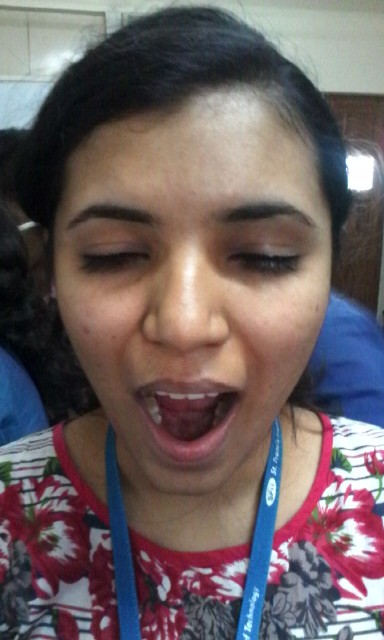
//> input picture opencvTest/images/aloma1.jpg, 384 x 640 px
$ ./HaarCascadeObjectDetector images/aloma1.jpg   (built with g++ and OpenCV 4, the #if around main switched on)
//> lines starting //> are read from the running program, lines starting //| are printed output that depends on the picture; after the words box and inside, x2 and y2 are one past the last pixel; in counts of white or black regions, pixels touching at a corner belong together
### opencvTest/ObjectDetector.h
/*
 * ObjectDetector.h
 *
 *  Created on: 01-Mar-2015
 *      Author: pc
 */

#ifndef OBJECTDETECTOR_H_
#define OBJECTDETECTOR_H_


#include <vector>
#include <opencv2/imgproc/imgproc.hpp>

class ObjectDetector
{
 public:
  virtual int detect(cv::Mat image, std::vector<cv::Rect>& objects, cv::Rect ROI = cv::Rect()) = 0;

};

#endif /* OBJECTDETECTOR_H_ */

### opencvTest/HaarCascadeObjectDetector.h
/*
 * HaarCascadeObjectDetector.h
 *
 *  Created on: 01-Mar-2015
 *      Author: pc
 */

#ifndef HAARCASCADEOBJECTDETECTOR_H_
#define HAARCASCADEOBJECTDETECTOR_H_

#include <vector>
#include <opencv2/imgproc/imgproc.hpp>
#include <opencv2/objdetect/objdetect.hpp>

#include "ObjectDetector.h"

#define DEFAULT_SEARCH_SCALE  1.3
#define DEFAULT_SCALE_FACTOR  1.1
#define DEFAULT_MIN_NEIGHBORS 2
#define DEFAULT_OPTS          CV_HAAR_SCALE_IMAGE
#define DEFAULT_MIN_SIZE      cv::Size(30, 30)

class HaarCascadeObjectDetector : public ObjectDetector
{
 public:
  HaarCascadeObjectDetector(std::string fname,
                            double scale               = DEFAULT_SEARCH_SCALE,
                            double factor              = DEFAULT_SCALE_FACTOR,
                            unsigned int min_neighbors = DEFAULT_MIN_NEIGHBORS,
                            unsigned int opts          = DEFAULT_OPTS,
                            cv::Size min_size          = DEFAULT_MIN_SIZE);

  HaarCascadeObjectDetector(cv::CascadeClassifier cascade,
                            double scale               = DEFAULT_SEARCH_SCALE,
                            double factor              = DEFAULT_SCALE_FACTOR,
                            unsigned int min_neighbors = DEFAULT_MIN_NEIGHBORS,
                            unsigned int opts          = DEFAULT_OPTS,
                            cv::Size min_size          = DEFAULT_MIN_SIZE);

  virtual ~HaarCascadeObjectDetector();

  int detect(cv::Mat image, std::vector<cv::Rect>& objects, cv::Rect ROI = cv::Rect());

  void setImageScale(double scale);
  void setScaleFactor(double factor);
  void setMinNeighbors(unsigned int n);
  void setOptions(unsigned int opts);
  void setMinSize(cv::Size min_size);

 private:
  cv::CascadeClassifier cascade;

  /*OpenCV Cascade search params*/
  double       search_scale;
  double       scale_factor;
  unsigned int min_neighbors;
  unsigned int opts;
  cv::Size     min_size;
};


#endif /* HAARCASCADEOBJECTDETECTOR_H_ */

### opencvTest/HaarCascadeObjectDetector.cpp
/*
 * HaarCascadeObjectDetector.cpp
 *
 *  Created on: 01-Mar-2015
 *      Author: pc
 */

#include <iostream>

#include "HaarCascadeObjectDetector.h"

#include "opencv2/highgui/highgui.hpp"

using namespace std;
using namespace cv;

HaarCascadeObjectDetector::HaarCascadeObjectDetector(string fname, double scale, double factor,
                                                     unsigned int min_neighbors, unsigned int opts,
                                                     Size min_size) : search_scale(scale),
                                                                      scale_factor(factor),
                                                                      min_neighbors(min_neighbors),
                                                                      opts(opts), min_size(min_size)
{
  if(!cascade.load(fname)) {
    /*Should eventually throw an exception*/
    cerr<<"Could not load cascade file: "<<fname<<endl;
    exit(-1);
  }
}

HaarCascadeObjectDetector::HaarCascadeObjectDetector(CascadeClassifier cascade, double scale, double factor,
                                                     unsigned int min_neighbors, unsigned int opts,
                                                     Size min_size) : cascade(cascade),
                                                                      search_scale(scale),
                                                                      scale_factor(factor),
                                                                      min_neighbors(min_neighbors),
                                                                      opts(opts), min_size(min_size)
{
  /*Nothing to do*/
}

HaarCascadeObjectDetector::~HaarCascadeObjectDetector()
{
  /*Nothing to do*/
}

int
HaarCascadeObjectDetector::detect(Mat image, vector<Rect>& objects, Rect ROI)
{
  vector<Rect> rects;
  Mat scaledImage;

  if(ROI != Rect()) {
    image = image(ROI);
  }

  if(this->search_scale != 1.0) {
    /*Generate a scaled image version for searching*/
    scaledImage = Mat(cvRound(image.rows/this->search_scale), cvRound(image.cols/this->search_scale), CV_8UC1 );
    resize(image, scaledImage, scaledImage.size(), 0, 0, INTER_LINEAR);
  }
  else {
    scaledImage = Mat(image); //Create copy of input image
  }

  equalizeHist(scaledImage, scaledImage);

  /*Do the detection*/
  this->cascade.detectMultiScale(scaledImage,
                                 rects,
                                 this->scale_factor,
                                 this->min_neighbors,
                                 this->opts,
                                 this->min_size);

  vector<Rect>::const_iterator it;
  for(it = rects.begin(); it != rects.end();  it++) {
    //Determine original object rectangle
    Rect object_ROI(cvRound(it->x*this->search_scale), cvRound(it->y*this->search_scale), cvRound(it->width*this->search_scale), cvRound(it->height*this->search_scale));

    if(ROI == Rect()) {
      objects.push_back(object_ROI);
    }
    else {
      objects.push_back(Rect(ROI.x + object_ROI.x, ROI.y + object_ROI.y, object_ROI.width, object_ROI.height));
    }
  }

  return rects.size();
}

void
HaarCascadeObjectDetector::setImageScale(double scale)
{
  this->search_scale = scale;
}

void
HaarCascadeObjectDetector::setScaleFactor(double factor)
{
  this->scale_factor = factor;
}

void
HaarCascadeObjectDetector::setMinNeighbors(unsigned int n)
{
  this->min_neighbors = n;
}

void
HaarCascadeObjectDetector::setOptions(unsigned int opts)
{
  this->opts = opts;
}

void
HaarCascadeObjectDetector::setMinSize(cv::Size min_size)
{
  this->min_size = min_size;
}

#ifdef __TEST__
int
main(int argc, char *argv[])
{
  double t = 0.0;
  Mat img, gray;
  string fname;
  vector<Rect> faces;

  if(argc == 1) {
    fname = "lena.jpg";
  }
  else {
    fname = argv[1];
  }

  img = imread(fname, 1);
//> img is the input picture: 640 rows x 384 cols, CV_8UC3; mean B, G, R 97.6, 96.4, 109.2
  if(img.empty()) {
    cout<<"Error reading input file!"<<endl;
  }

  cvtColor(img, gray, CV_BGR2GRAY);
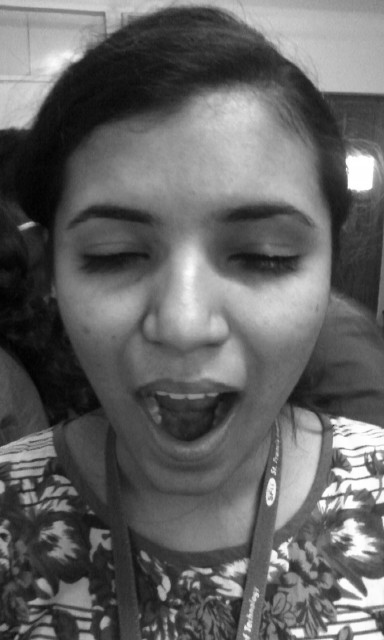
//> gray: 640 rows x 384 cols, CV_8UC1; min 2, max 255, mean 100.4
  cvNamedWindow("result", 1);

  ObjectDetector *detector = new HaarCascadeObjectDetector("haarcascade_frontalface_alt.xml");

  t = (double)cvGetTickCount();
  cout<<"found "<< detector->detect(gray, faces) <<" faces."<<endl;
//> in detect, `equalizeHist(scaledImage, scaledImage);`:
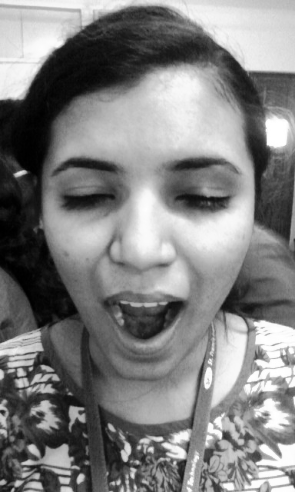
//> scaledImage: 492 rows x 295 cols, CV_8UC1; min 0, max 255, mean 128.2
//> in detect, `this->cascade.detectMultiScale(scaledImage, rects, this->scale_factor,..`: rects = 1 Rect (x, y, width, height): [20, 95, 248, 248]
//> the loop in detect, `for(it = rects.begin(); it != rects.end();  it++)` made 1 pass
//> object_ROI on pass 1: Rect(26, 124, 322, 322)
//| found 1 faces.
//> faces = 1 Rect (x, y, width, height): [26, 124, 322, 322]
  t = (double)cvGetTickCount() - t;
  cout<<"execution time = "<<(t/((double)cvGetTickFrequency()*1000.0))<<" ms"<<endl;

  vector<Rect>::const_iterator it;

  for(it = faces.begin(); it != faces.end(); it++) {
    rectangle(img, Point(it->x, it->y), Point(it->x+it->width, it->y+it->height), CV_RGB(255, 0 , 0));
  }
//> this loop made 1 pass
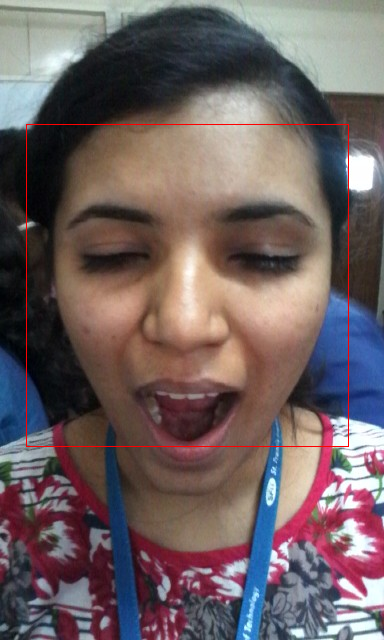
//> img: 640 rows x 384 cols, CV_8UC3; 0.52% of pixels changed, all inside (x1, y1, x2, y2) = (26, 124, 349, 447)

  imshow("result", img);
  waitKey(0);

  cvDestroyWindow("result");
  delete detector;
  return 0;
}

#endif /*__TEST__*/

$ run again, on opencvTest/images/gemmy_c.jpg
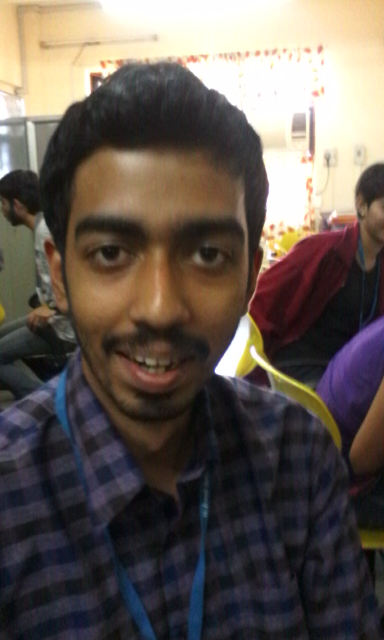
//> input picture opencvTest/images/gemmy_c.jpg, 768 x 1280 px (shown at 1/2 size)
//> img is the input picture: 1280 rows x 768 cols, CV_8UC3; mean B, G, R 82.4, 89.4, 99.2
//> in detect, `equalizeHist(scaledImage, scaledImage);`:
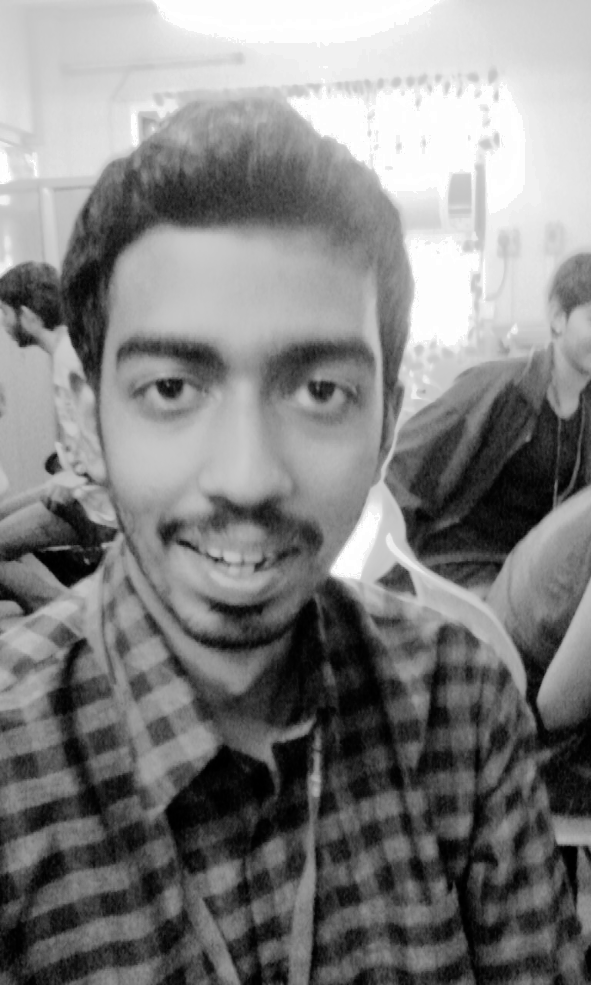
//> scaledImage: 985 rows x 591 cols, CV_8UC1; min 0, max 255, mean 128.8
//> rects = 1 Rect (x, y, width, height): [59, 233, 378, 378]
//> the loop in detect, `for(it = rects.begin(); it != rects.end();  it++)` made 1 pass
//> object_ROI on pass 1: Rect(77, 303, 491, 491)
//| found 1 faces.
//> faces = 1 Rect (x, y, width, height): [77, 303, 491, 491]
//> the loop `for(it = faces.begin(); it != faces.end(); it++)` made 1 pass
//> after the loop `for(it = faces.begin(); it != faces.end(); it++)`:
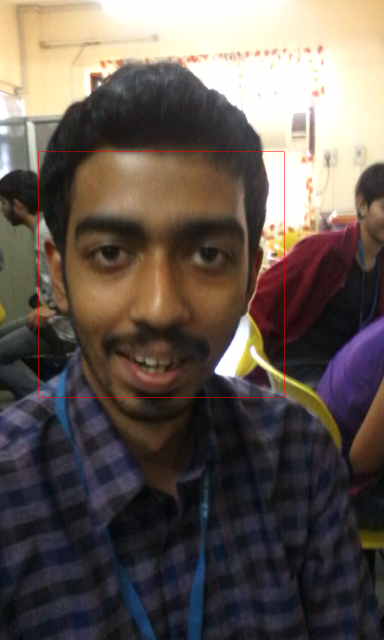
//> img: 1280 rows x 768 cols, CV_8UC3 (shown at 1/2 size); 0.2% of pixels changed, all inside (x1, y1, x2, y2) = (77, 303, 569, 795)

$ run again, on opencvTest/images/gemmy_o.jpg
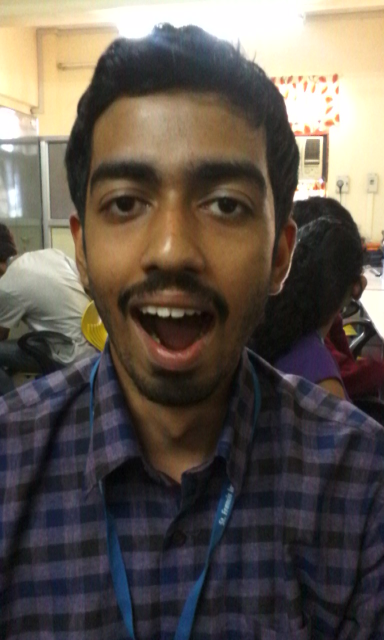
//> input picture opencvTest/images/gemmy_o.jpg, 768 x 1280 px (shown at 1/2 size)
//> img is the input picture: 1280 rows x 768 cols, CV_8UC3; mean B, G, R 79.6, 87.6, 96.2
//> in detect, `equalizeHist(scaledImage, scaledImage);`:
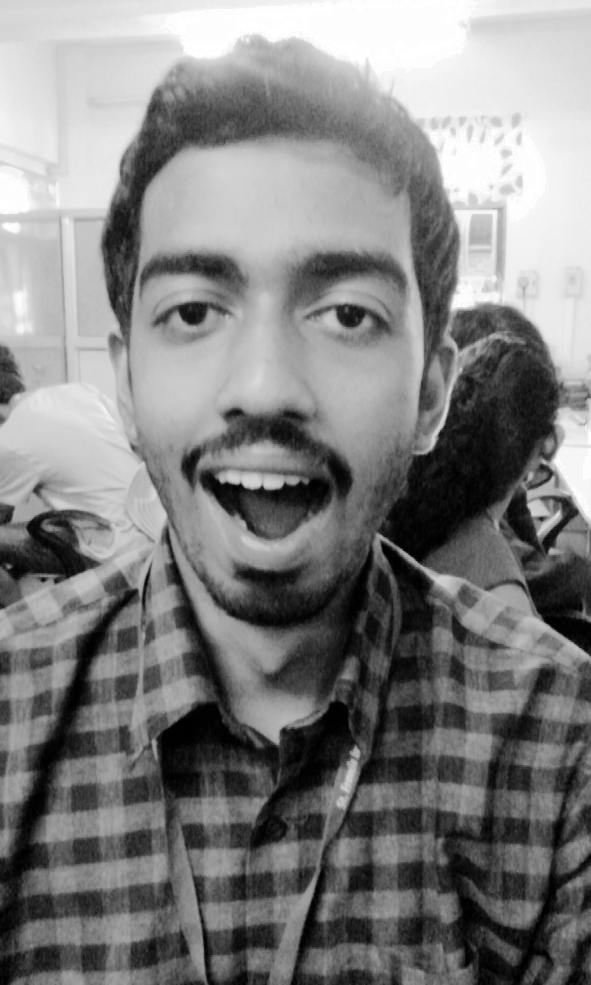
//> scaledImage: 985 rows x 591 cols, CV_8UC1; min 0, max 255, mean 128.6
//> rects = 1 Rect (x, y, width, height): [67, 146, 403, 403]
//> the loop in detect, `for(it = rects.begin(); it != rects.end();  it++)` made 1 pass
//> object_ROI on pass 1: Rect(87, 190, 524, 524)
//| found 1 faces.
//> faces = 1 Rect (x, y, width, height): [87, 190, 524, 524]
//> the loop `for(it = faces.begin(); it != faces.end(); it++)` made 1 pass
//> after the loop `for(it = faces.begin(); it != faces.end(); it++)`:
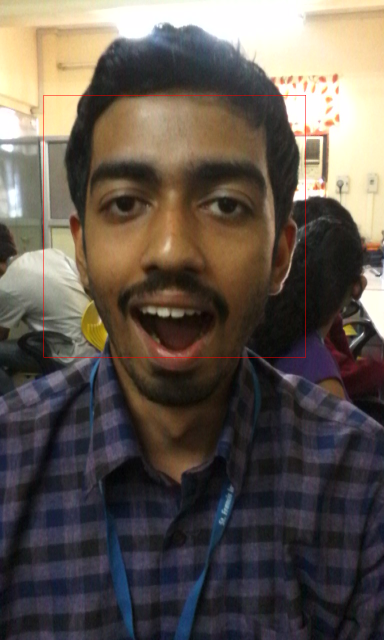
//> img: 1280 rows x 768 cols, CV_8UC3 (shown at 1/2 size); 0.21% of pixels changed, all inside (x1, y1, x2, y2) = (87, 190, 612, 715)
